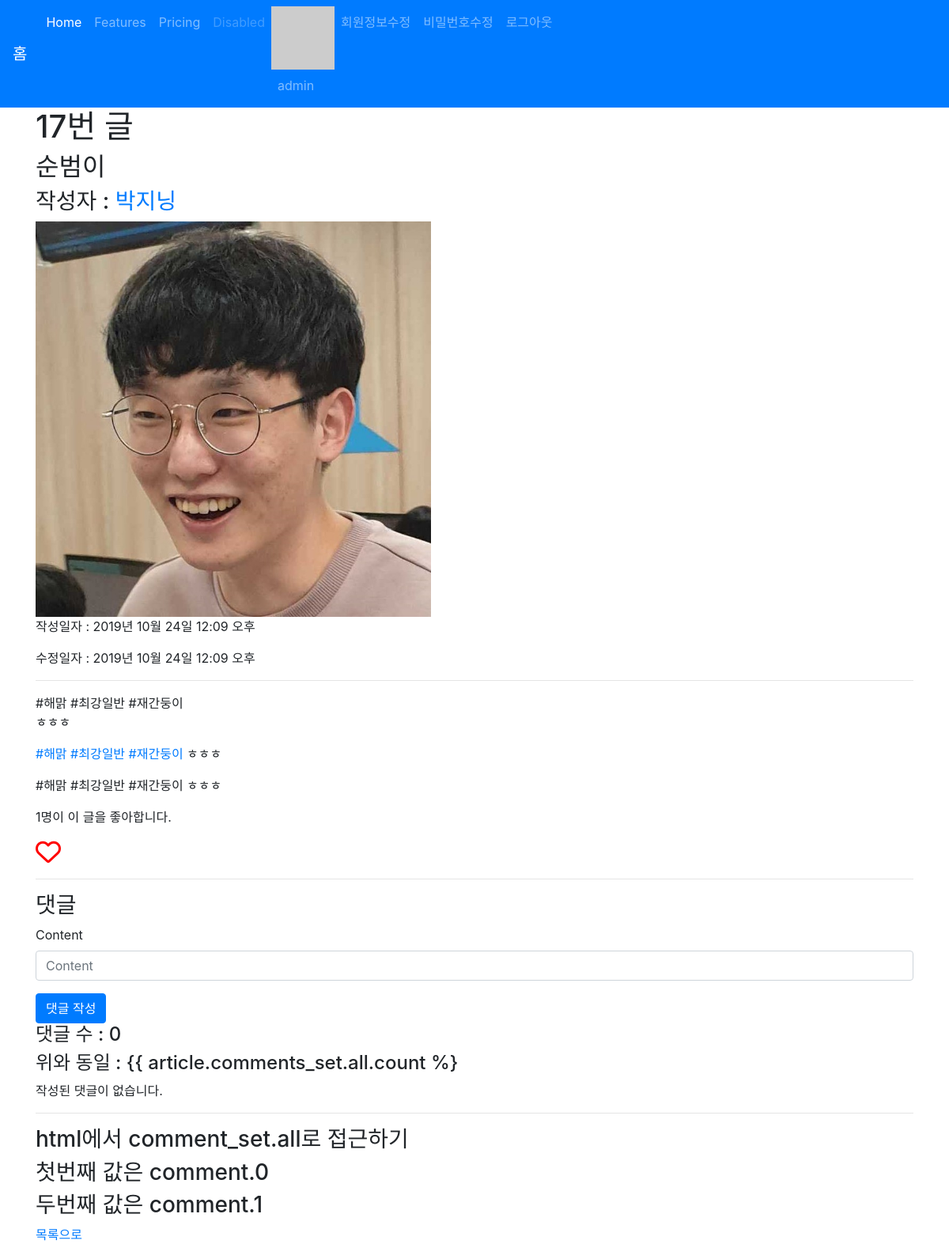
Page /articles/17/ (signed in) on the committed database.
### accounts/models.py (models this page shows)
class User(AbstractUser):
    followers = models.ManyToManyField( # follower: 나를 따르는 사람
        settings.AUTH_USER_MODEL,
        related_name='followings',
        blank=True
    )

### articles/models.py (models this page shows, shortened)
class Article(models.Model):
    title = models.CharField(max_length=10)
    content = models.TextField()
    image = models.ImageField(blank=True)
    image_thumbnail = ImageSpecField(
        processors=[ResizeToFill(300, 300)],
        format='JPEG',
        options={'quality': 80}
    )
    created_at = models.DateTimeField(auto_now_add=True)
    updated_at = models.DateTimeField(auto_now=True)
    user = models.ForeignKey(settings.AUTH_USER_MODEL, on_delete=models.CASCADE)
    like_users = models.ManyToManyField(
                                settings.AUTH_USER_MODEL,
                                related_name='like_articles',
                                blank=True
                                )
    hashtags = models.ManyToManyField(
                                HashTag,
                                related_name='articles',
                                blank=True
                                )

class HashTag(models.Model):
    content = models.TextField(unique=True)

### articles/views.py (the view)
# urls.py: path('<int:article_pk>/', views.detail, name='detail'),
def detail(request, article_pk):
    article = get_object_or_404(Article, pk=article_pk) # 없으면 404 에러, 안해주면 500error가 뜬다.
    comments = article.comment_set.all()
    comment_form = CommentForm()
    context = {
        'article': article,
        'comments': comments,
        'comment_form': comment_form,
        'image': article.image
    }
    return render(request, 'articles/detail.html', context)

### articles/forms.py
class CommentForm(forms.ModelForm):
    class Meta:
        model = Comment
        fields = ('content', ) # 지정 필드만 보여줌

### articles/templatetags/gravatar.py (called while the page is built)
@register.filter
def makehash(user):
    email = user.email
    social_user = user.socialaccount_set.all().first()
    if social_user:
        return social_user.extra_data.get('properties').get('profile_image')
    return  'https://www.gravatar.com/avatar/' + hashlib.md5(email.strip().lower().encode('utf-8')).hexdigest()

### articles/templatetags/hashtag.py (called while the page is built)
@register.filter
def make_link(article):
    content = article.content
    hashtags = article.hashtags.all()
    for hashtag in hashtags:
        content = re.sub(f'{hashtag.content}\\b',
                    f'<a href="/hashtags/{hashtag.pk}/">{hashtag.content} </a>',
                    content)
    return content

### articles/templates/articles/detail.html (shortened to what this page needs)
{% extends 'articles/base.html' %}
{% load bootstrap4 %}
{% block body %}
<h1>{{ article.id }}번 글</h1>
<h2>{{ article.title }}</h2>
<h3>작성자 : <a href="{% url 'accounts:profile' article.user.pk %}">{{ article.user }}</a></h3>
{% if image %}
  <img src="{{ image.url }}" alt="{{ image.name }}" width="500">
{% endif %}
<p>작성일자 : {{ article.created_at }}</p>
<p>수정일자 : {{ article.updated_at }}</p>
<hr>
<p>{{ article.content|linebreaksbr }}</p>
{% load hashtag %}
<p>{{ article|make_link|safe }}</p>
<p>{{ article.content }}</p>
<p><span id="like-count">{{ article.like_users.count }}</span>명이 이 글을 좋아합니다.</p>
{% if user in article.like_users.all %}
<i id="like-button" data-id="{{article.id}}" class="fas fa-heart fa-2x animated infinite bounce delay-2s" style="color: red;"></i>
{% else %}
<i id="like-button" data-id="{{article.id}}" class="far fa-heart fa-2x animated infinite bounce delay-2s" style="color: red;"></i>
{% endif %}
<hr>
<h3>댓글</h3>
{% if user.is_authenticated %}
<form action="{% url 'articles:comment_create' article.pk %}" method="POST" class="form">
  {% bootstrap_form comment_form %}
  {% buttons %}
  <button type="submit" class="btn btn-primary">댓글 작성</button>
  {% endbuttons %}
</form>
{% endif %}
<h4>댓글 수 : {{ comments.count }}</h4>
<h4>위와 동일 : {{ article.comments_set.all.count %}</h4>
{% for comment in article.comment_set.all %}
<p><b>{{ comment.user.username }}</b> {{ comment.content }}</p>
{% if comment.user == user %}
<form action="{% url 'articles:comment_delete' comment.pk %}" method="POST" onclick="return confirm('정말로 삭제하시겠습니까?')">
  {% csrf_token %}
  <input type="submit" value="댓글 삭제">
</form>
{% endif %}
<hr>
{% empty %}
<p>작성된 댓글이 없습니다.</p>
{% endfor %}
<hr>
<h3>html에서 comment_set.all로 접근하기</h3>
<h3>첫번째 값은 comment.0</h3>
<h3>두번째 값은 comment.1</h3>
<a href="{% url 'articles:index' %}">목록으로</a>
{% endblock %}

### articles/templates/_navbar.html (shortened to what this page needs)
<nav class="navbar navbar-expand-lg navbar-dark bg-primary">
  <a class="navbar-brand" href="/articles/">홈</a>
  <div class="collapse navbar-collapse" id="navbarNav">
    <ul class="navbar-nav">
      <li class="nav-item active">
        <a class="nav-link" href="#">Home <span class="sr-only">(current)</span></a>
      </li>
      <li class="nav-item">
        <a class="nav-link" href="#">Features</a>
      </li>
      <li class="nav-item">
        <a class="nav-link" href="#">Pricing</a>
      </li>
      <li class="nav-item">
        <a class="nav-link disabled" href="#" tabindex="-1" aria-disabled="true">Disabled</a>
      </li>
      {% if user.is_authenticated %}
      <li class="nav-item">
        {% load gravatar %}
        <img src="{{ user|makehash }}" alt="">
        <a class="nav-link" href="{% url 'accounts:profile' user.pk %}">{{ user.username }}</a>
      </li>
      <li class="nav-item">
        <a class="nav-link" href="{% url 'accounts:update' %}">회원정보수정</a>
      </li>
      <li class="nav-item">
        <a class="nav-link" href="{% url 'accounts:password' %}">비밀번호수정</a>
      </li>
      <li class="nav-item">
        <a class="nav-link" href="{% url 'accounts:logout' %}">로그아웃</a>
      </li>
      {% endif %}
    </ul>
  </div>
</nav>

### rows in the picture
User: username "admin"
Article: id "17", title "순범이", user "박지닝", created_at "2019년 10월 24일 12:09 오후", updated_at "2019년 10월 24일 12:09 오후", content "#해맑 #최강일반 #재간둥이 ㅎㅎㅎ", content+id "#해맑 #최강일반 #재간둥이 ㅎㅎㅎ", like_users.count "1", count "0"
